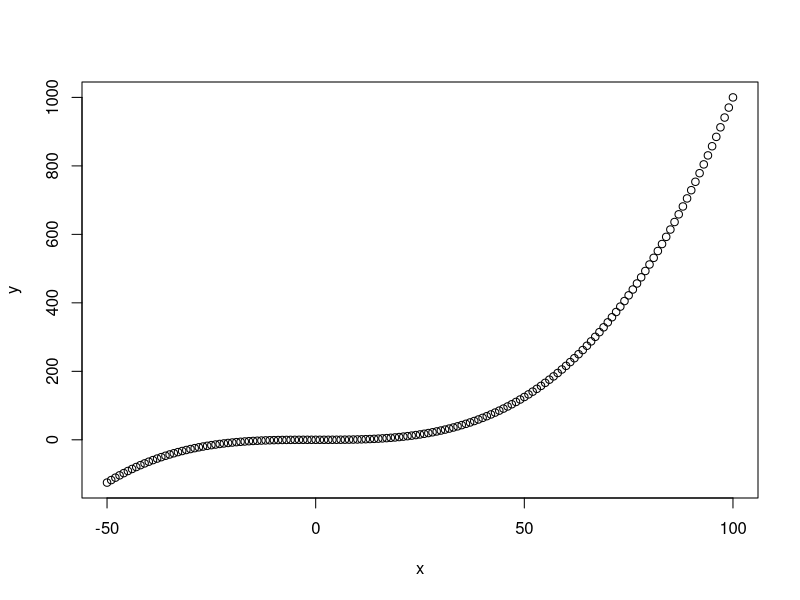
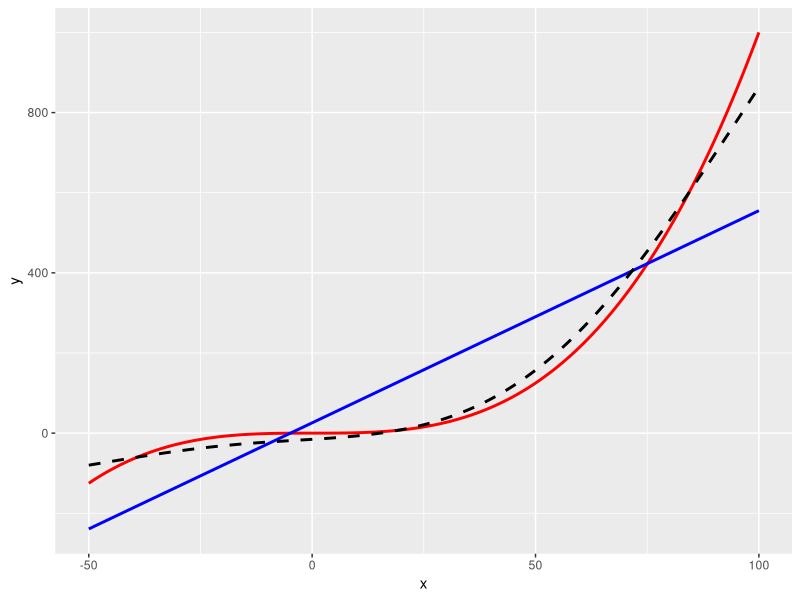

Here is the R script that generated these plots, in order:
# Generate data
x <- -50:100
y <- 0.001*x^3
plot(x,y)
df = data.frame(y,x)

# Linear regression
reg_ols=lm(y~.,data=df)
pred_ols = predict(reg_ols, newdata=df)

# GAM with regression splined (df=3)
library(gam)
reg_gam = gam(y~s(x,3), data=df)
pred_gam = predict(reg_gam, newdata=df)

# Plot prediction and actual data
require(ggplot2)
df2 = data.frame(x,y,pred_ols, pred_gam)
ggplot(df2, aes(x)) +                    
  geom_line(aes(y=y),size=1, colour="red") +  
  geom_line(aes(y=pred_ols),size=1, colour="blue") +
  geom_line(aes(y=pred_gam),size=1, colour="black", linetype = "dashed")  
